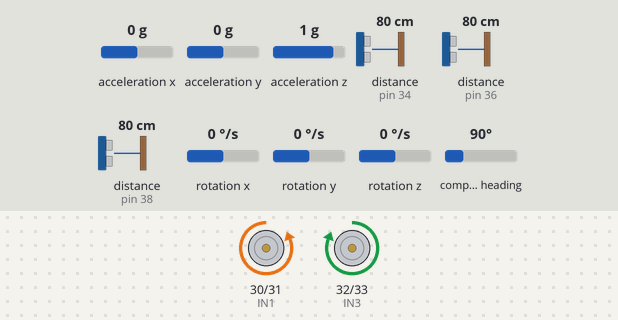
Recording of a sketch running on a simulated Arduino Mega 2560, built with avr-gcc and run on an emulated ATmega2560. Shown: motor-driver pin pairs drawn as motors (green arrow = first pin HIGH = forward, orange = second pin HIGH = backward, longer = more drive, scaled by the enable pin). Inputs (shaded band) come from the test bench; at power-on: compass heading 90°, acceleration x 0 g, acceleration y 0 g, acceleration z 1 g, distance to the obstacle (sensors on pin 34, pin 36, pin 38) 80 cm, rotation x 0 °/s, rotation y 0 °/s, rotation z 0 °/s. The echo pulse lasts 58.3 µs per cm; what the sketch prints to the serial monitor is not drawn.

Above: at 1.2 s.
1.3 s: compass heading set to 87°
At 2.4 s:
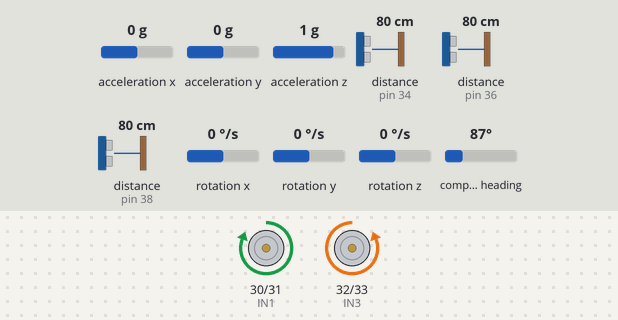
2.8 s: compass heading set to 269°
At 3.6 s:
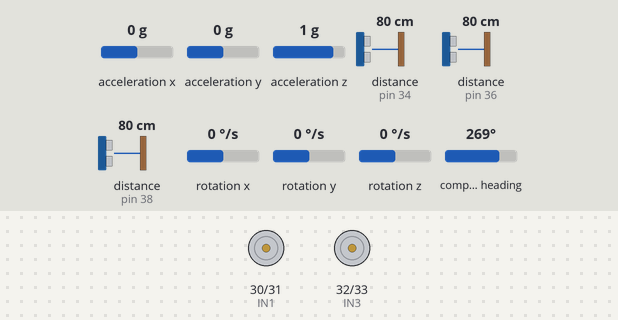
4.3 s: compass heading set to 256°
5.8 s: compass heading set to 249°
At 6.9 s:
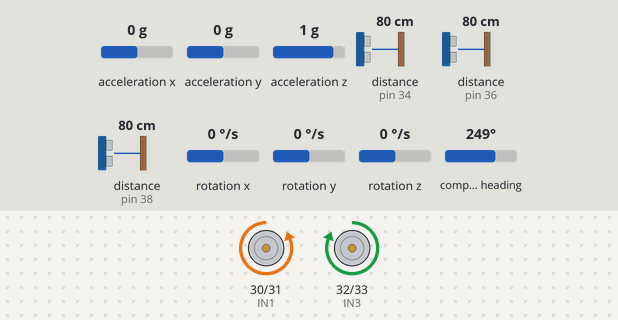
Timing chart, 0 to 8.3 s (numbered marks = the images above; inputs shaded):
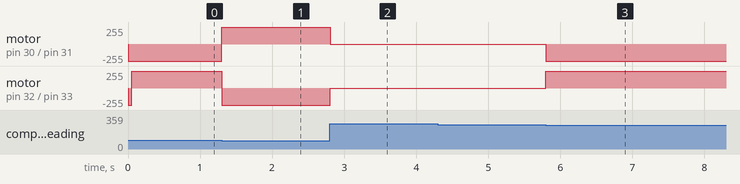

The sketch:

mid_test_imu.ino
```cpp
#include <NewPing.h>
#include <Wire.h>
#include <LSM303.h>

#define THRESHOLD_ANGLE1 15
#define THRESHOLD_ANGLE2 7

#define motor_speed_offset 50
#define FTRIGGER_PIN 39
#define FECHO_PIN 38
#define LTRIGGER_PIN 37
#define LECHO_PIN 36
#define RTRIGGER_PIN 35
#define RECHO_PIN 34
#define MAX_DISTANCE 150
#define SONAR_NUM 3

#define ENR 15
#define IN1 30
#define IN2 31
#define IN3 32
#define IN4 33
#define ENL 16


#define NO_MISSION 14  // 미션의 갯수를 정의 , 직진, 회전, 직진, 회전 등등

bool mission_flag[NO_MISSION]= {0,-1,-1,-1,-1,-1,-1,-1,-1,-1,-1,-1,-1,-1};

int flag_runner = -1; // 0번 라인 following / 1번 Maze / 2번 장애물 회피

LSM303 compass;


float target_heading_angle = 90;
float heading_angle_error = 0.0;

NewPing sonar_front(FTRIGGER_PIN, FECHO_PIN, MAX_DISTANCE);
NewPing sonar_left(LTRIGGER_PIN, LECHO_PIN, MAX_DISTANCE);
NewPing sonar_right(RTRIGGER_PIN, RECHO_PIN, MAX_DISTANCE);

const int numReadings = 5;
float distance = 0.0;
float ldistance = 0.0;
float rdistance = 0.0;
int freadings[numReadings];  // 신호값을 읽는 배열을 지정. 배열의 크기는 위의 값으로 정함
int lreadings[numReadings];
int rreadings[numReadings];
int readIndex = 0;                 // 몇번째 신호인지를 표시하는 인덱스 변수
float ftotal = 0;                        // 합계 변수
float ltotal = 0;
float rtotal = 0;
float faverage = 0;                    // 평균값 변수
float laverage = 0;
float raverage = 0;
float UltrasonicSensorData[SONAR_NUM];
int mode=-1;
void read_ultrasonic_sensor(void)
{
  float distance = sonar_front.ping_cm();  // 센서입력값을 읽어온다
  float ldistance = sonar_left.ping_cm();
  float rdistance = sonar_right.ping_cm();
  ftotal -= freadings[readIndex];      // 가장 오래된 data를 합계에서 빼서 없앤다
  ltotal -= lreadings[readIndex];
  rtotal -= rreadings[readIndex];
  freadings[readIndex] = distance;
  lreadings[readIndex] = ldistance;
  rreadings[readIndex] = rdistance;// 센서입력값을 배열에 저장
  ftotal += freadings[readIndex];     // 읽은 값을 합계에 더한다
  ltotal += lreadings[readIndex];
  rtotal += rreadings[readIndex];
  readIndex++;                  // 신호값을 읽은 인덱스를 1 증가 시킨다.
  if (readIndex >= numReadings)
  {
    readIndex = 0;                              // 0으로 만들어 처음부터 다시 시작한다
  }
  faverage = ftotal / numReadings;    // 평균값을 구한다
  laverage = ltotal / numReadings;
  raverage = rtotal / numReadings;
  UltrasonicSensorData[0]=faverage;
  UltrasonicSensorData[1]=laverage;
  UltrasonicSensorData[2]=raverage;
}

void Sonar_Data_Display(int flag)
{
  char Sonar_data_display[40];
  if(flag==0) return;
  else
  {
    sprintf(Sonar_data_display,"F:");
    Serial.print(Sonar_data_display);
    Serial.print(UltrasonicSensorData[0]);
    Serial.print("F:");
    Serial.print(UltrasonicSensorData[1]);
    Serial.print("R:");
    Serial.print(UltrasonicSensorData[2]);
    Serial.print("L:");
    Serial.println(UltrasonicSensorData[3]);
  }
}

void setup()
{
    Serial.begin(115200);
    Wire.begin();
    compass.init();
    compass.enableDefault();

    compass.m_min = (LSM303::vector<int16_t>){-32767, -32767, -32767};
    compass.m_max = (LSM303::vector<int16_t>){+32767, +32767, +32767};
    pinMode(IN1, OUTPUT);
    pinMode(IN2, OUTPUT);
    pinMode(IN3, OUTPUT);
    pinMode(IN4, OUTPUT);
    pinMode(ENL, OUTPUT);
    pinMode(ENR, OUTPUT);
    for (int thisReading = 0; thisReading < numReadings; thisReading++)
    {
      freadings[thisReading] = 0;
      lreadings[thisReading] = 0;
      rreadings[thisReading] = 0;
    }
}

void motor_l(int speed)
{
    if (speed >= 0)
    {
        digitalWrite(IN1, LOW);
        digitalWrite(IN2, HIGH);
        analogWrite(ENL, speed); // 0-255
    }
    else
    {
        digitalWrite(IN1, HIGH);
        digitalWrite(IN2, LOW);
        analogWrite(ENL, -speed);
    }
}

void motor_r(int speed)
{
    if (speed >= 0)
    {
        digitalWrite(IN3, LOW);
        digitalWrite(IN4, HIGH);
        analogWrite(ENR, speed); // 0-255
    }
    else
    {
        digitalWrite(IN3, HIGH);
        digitalWrite(IN4, LOW);
        analogWrite(ENR, -speed);
    }
}

void robot_control(int left_motor_speed, int right_motor_speed)
{
    motor_l(left_motor_speed);
    motor_r(right_motor_speed);
}

void wall_following(int base_speed)
{
  float error = 0.0;
  float Kp = 1.2; //나중에 조정해야 할 값(얼마나 돌지)
  int pwm_control = 0;
  int right_pwm = 0;
  int left_pwm  = 0;
  error = (raverage - laverage);
  error = Kp * error;

  if(error >= 50) error = 50;
  if(error <= -50) error = -50;


  right_pwm = 250 - error;
  left_pwm  = 250 + error;

  if(right_pwm <= 0) right_pwm = 0;
  if(left_pwm  <= 0) left_pwm  = 0;

  if(right_pwm >= 250) right_pwm = 250;
  if(left_pwm  >= 250) left_pwm  = 250;

  robot_control(left_pwm,right_pwm);
}

void imu_rotation(void)
{
  bool flag=1;
  while(flag)
  {
    compass.read();
    float heading1 = compass.heading();
    compass.read();
    float heading2 = compass.heading();
    float heading = (heading1 + heading2)/2;

    heading = 360 - heading;

    Serial.println(heading);

    heading_angle_error = target_heading_angle - heading;

    if(heading_angle_error > 180)
    {
      heading_angle_error = heading_angle_error - 360;
    }
    else if(heading_angle_error < -180)
    {
      heading_angle_error = heading_angle_error + 360;
    }


    if(heading_angle_error > THRESHOLD_ANGLE1)
    {
      robot_control(-255,255);
    }
    else if((heading_angle_error >= -THRESHOLD_ANGLE2)&&(heading_angle_error <= THRESHOLD_ANGLE1))
    {
      robot_control(-30,30);
    }
    else if((heading_angle_error >= -THRESHOLD_ANGLE2)&&(heading_angle_error <= THRESHOLD_ANGLE2))
    {
      robot_control(0,0);
      flag=0;
    }
    else if((heading_angle_error >= -THRESHOLD_ANGLE1)&&(heading_angle_error <= THRESHOLD_ANGLE2))
    {
      robot_control(30,-30);
    }
    else
    {
      robot_control(255,-255);
    }


    Serial.print("Heading Angle Error : ");
    Serial.print(heading_angle_error);
    Serial.print(" = ");
    Serial.print(target_heading_angle);
    Serial.print(" - ");
    Serial.println(heading);

  }
}

void loop()
{
  if(mission_flag[0]==0)
  {
    wall_following(250);
    read_ultrasonic_sensor();
    if(laverage>35)
    {
      mission_flag[0] = 1;
      mission_flag[1] = 0;
    }
  }
  if(mission_flag[1]==0)
  {
    target_heading_angle=90;
    imu_rotation();
    mission_flag[1] = 1;
    mission_flag[2] = 0;
  }
  if(mission_flag[2]==0)
  {
    wall_following(250);
    read_ultrasonic_sensor();
    if((laverage>15)&&(raverage>15))
    {
      mission_flag[2] = 1;
      mission_flag[3] = 0;
    }
  }
  if(mission_flag[3]==0)
  {
    robot_control(220+motor_speed_offset,220);
    read_ultrasonic_sensor();
    if((laverage<15)&&(raverage<15))
    {
      mission_flag[3] = 1;
      mission_flag[4] = 0;
    }
  }
  if(mission_flag[4]==0)
  {
    wall_following(250);
    read_ultrasonic_sensor();
    if((raverage>35)&&(faverage<16))
    {
      mission_flag[4] = 1;
      mission_flag[5] = 0;
    }
  }
  if(mission_flag[5]==0)
  {
    target_heading_angle=0;
    imu_rotation();
    mission_flag[5] = 1;
    mission_flag[6] = 0;
  }
  if(mission_flag[6]==0)
  {
    wall_following(250);
    read_ultrasonic_sensor();
    if((faverage<=16)&&((laverage<=15)||(raverage<=15)))
    {
      mission_flag[6] = 1;
      mission_flag[7] = 0;
    }
  }
  if(mission_flag[7]==0)
  {
    target_heading_angle=180;
    imu_rotation();
    mission_flag[7] = 1;
    mission_flag[8] = 0;
  }
  if(mission_flag[8]==0)
  {
    wall_following(250);
    read_ultrasonic_sensor();
    if((laverage>35)&&(faverage<16))
    {
      mission_flag[8] = 1;
      mission_flag[9] = 0;
    }
  }
  if(mission_flag[9]==0)
  {
    target_heading_angle=270;
    imu_rotation();
    mission_flag[9] = 1;
    mission_flag[10] = 0;
  }
  if(mission_flag[10]==0)
  {
    wall_following(250);
    read_ultrasonic_sensor();
    if((laverage>15)&&(raverage>15))
    {
      mission_flag[10] = 1;
      mission_flag[11] = 0;
    }
  }
  if(mission_flag[11]==0)
  {
    robot_control(220+motor_speed_offset,220);
    read_ultrasonic_sensor();
    if((laverage<15)&&(raverage<15))
    {
      mission_flag[11] = 1;
      mission_flag[12] = 0;
    }
  }
  if(mission_flag[12]==0)
  {
    wall_following(250);
    read_ultrasonic_sensor();
    if((faverage<16)&&(laverage>35))
    {
      mission_flag[12] = 1;
      mission_flag[13] = 0;
    }
  }
  if(mission_flag[13]==0)
  {
    target_heading_angle=0;
    imu_rotation();
    mission_flag[13] = 1;
    mission_flag[14] = 0;
  }
  if(mission_flag[14]==0)
  {
    wall_following(250);
    read_ultrasonic_sensor();
  }
  else
  {
    robot_control(255,255);
  }

  }
```

Measured:
- the behaviour switches between 90 and 89° on compass heading (found by bisection; images 0 and 1)
- the behaviour switches between 255 and 254° on compass heading (found by bisection; images 2 and 3)
- after the input at 1.3 s, motor on pin 30 (IN1) / pin 31 (IN2): backward 255/255 → forward 255/255 at once; motor on pin 32 (IN3) / pin 33 (IN4): forward 255/255 → backward 255/255 at once
- after the input at 2.8 s, motor on pin 30 (IN1) / pin 31 (IN2): forward 255/255 → stopped at once; motor on pin 32 (IN3) / pin 33 (IN4): backward 255/255 → stopped at once
- after the input at 5.8 s, motor on pin 30 (IN1) / pin 31 (IN2): stopped → backward 255/255 at once; motor on pin 32 (IN3) / pin 33 (IN4): stopped → forward 255/255 at once
